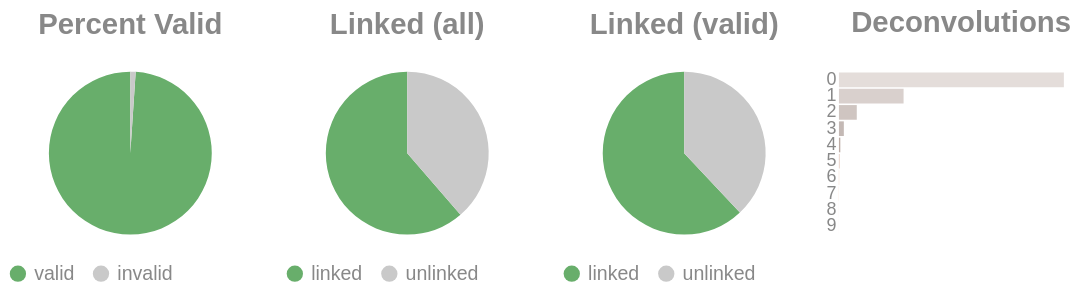

The notebook cell saved with this chart:
### Code cell
if SKIPLR:
    pass
else:
    clash = Counter()
    for i in valids['molecule'].to_list():
        _mol = i.split("-")
        if len(_mol) == 1:
            clash.update('0')
        else:
            clash.update(_mol[-1])

    _d = {"deconvolutions": [], 'count': []}
    for k,v in clash.items():
        _d['deconvolutions'].append(k)
        _d['count'].append(v)

    tot_valid = valids['reads'].sum()
    mask = valids['reads'] >= 2
    n_linked_reads = valids.filter(mask)['reads'].sum()
    if n_linked_reads == 0:
        print_html("No linked molecules (>=2 reads) were detected; skipping linked-only distributions.")
        SKIPLR = True
    else:
        perc_valid = round(tot_valid / n_reads, 4)
        linked_perc_abs = round(n_linked_reads / n_reads, 4)
        linked_perc = round(n_linked_reads / tot_valid, 4)

    _valid = pl.DataFrame({"valids": ['valid', 'invalid'], "count": [tot_valid, n_reads - tot_valid]})
    _linked_abs = pl.DataFrame({"linked (absolute)": ['linked', 'unlinked'], "count": [n_linked_reads, n_reads - n_linked_reads]})
    _linked_rel = pl.DataFrame({"linked (valids)": ['linked', 'unlinked'], "count": [n_linked_reads, tot_valid - n_linked_reads]})

    (
        alt.hconcat(
            piechart(_valid, goodval = 'valid', title = "Percent Valid"),
            piechart(_linked_abs, goodval = "linked", title =  "Linked (all)"),
            piechart(_linked_rel, goodval = "linked", title =  "Linked (valid)"),
            convolutionbar(pl.DataFrame(_d), title = "Deconvolutions"),
            center = True,
            bounds = 'flush'
        )
        .resolve_scale(color='independent')
        .resolve_legend('independent')
        .properties(usermeta={'embedOptions': {"actions": False}})
    ).display()

### Figure 1 — Vega-Lite specification as saved in the notebook (floating-point values rounded to 4 significant figures)
{"width": "container", "height": 400, "config": {"title": {"anchor": "start", "dy": -15, "fontSize": 18, "color": "#888888", "subtitleColor": "#888888", "subtitleFontSize": 14}, "arc": {"fill": "#0072B2"}, "axis": {"domainColor": "#888888", "domainWidth": 0.5, "gridWidth": 0.2, "grid": false, "titleFontWeight": 400, "titleFontSize": 15, "labelFontSize": 11, "labelColor": "#888888", "tickColor": "#888888", "tickWidth": 0.2, "titleColor": "#888888"}, "axisBand": {"grid": false}, "axisX": {"grid": true, "tickSize": 10, "domainCap": "round"}, "axisY": {"domain": false, "grid": true, "tickSize": 0, "domainCap": "round"}, "background": "transparent", "header": {"labelFontSize": 15, "labelColor": "#888888", "titleFontSize": 15, "titleFontWeight": 600, "titleColor": "#888888"}, "legend": {"labelFont": "sans-serif", "labelFontSize": 12, "labelColor": "#888888", "symbolSize": 100, "symbolType": "circle", "titleFontSize": 12, "titlePadding": 10, "titleColor": "#888888", "title": null}, "range": {"category": ["#E69F00", "#56B4E9", "#009E73", "#F0E442", "#0072B2", "#D55E00", "#CC79A7", "#000000"], "diverging": ["#cfe8f3", "#a2d4ec", "#73bfe2", "#46abdb", "#1696d2", "#12719e"]}, "area": {"fill": "#0072B2", "fillOpacity": 0.7, "line": true, "strokeOpacity": 0.7}, "line": {"color": "#0072B2", "stroke": "#0072B2", "strokeWidth": 2}, "trail": {"color": "#0072B2", "stroke": "#0072B2", "strokeWidth": 0, "size": 1}, "point": {"filled": true, "fillOpacity": 1.0, "size": 95}, "text": {"color": "#888888", "fontSize": 11, "align": "right", "fontWeight": 400, "size": 11}, "bar": {"fill": "#0072B2", "stroke": null}, "view": {"stroke": null, "continuousWidth": 660, "continuousHeight": 400}}, "hconcat": [{"data": {"name": "data-750b2bc8bab079faf7c70e2021c6f1e2"}, "mark": {"type": "arc"}, "encoding": {"color": {"field": "valids", "legend": {"orient": "bottom", "title": null}, "scale": {"domain": ["valid", "invalid"], "range": ["#68ae6b", "#C9C9C9"]}, "title": "Valids", "type": "nominal"}, "theta": {"field": "count", "type": "quantitative"}, "tooltip": [{"field": "valids", "title": "Valids", "type": "ordinal"}, {"field": "percent", "format": ".2%", "title": "Percent", "type": "quantitative"}, {"field": "count", "title": "Count", "type": "quantitative"}]}, "height": 100, "title": {"text": "Percent Valid", "align": "center", "anchor": "middle"}, "transform": [{"calculate": "datum.count / 20161874", "as": "percent"}], "width": 150}, {"data": {"name": "data-7080adebed691663afe7254ea083db9f"}, "mark": {"type": "arc"}, "encoding": {"color": {"field": "linked (absolute)", "legend": {"orient": "bottom", "title": null}, "scale": {"domain": ["linked", "unlinked"], "range": ["#68ae6b", "#C9C9C9"]}, "title": "Linked (Absolute)", "type": "nominal"}, "theta": {"field": "count", "type": "quantitative"}, "tooltip": [{"field": "linked (absolute)", "title": "Linked (Absolute)", "type": "ordinal"}, {"field": "percent", "format": ".2%", "title": "Percent", "type": "quantitative"}, {"field": "count", "title": "Count", "type": "quantitative"}]}, "height": 100, "title": {"text": "Linked (all)", "align": "center", "anchor": "middle"}, "transform": [{"calculate": "datum.count / 20161874", "as": "percent"}], "width": 150}, {"data": {"name": "data-f8f38cbc4a59a3483528d6d1719503a6"}, "mark": {"type": "arc"}, "encoding": {"color": {"field": "linked (valids)", "legend": {"orient": "bottom", "title": null}, "scale": {"domain": ["linked", "unlinked"], "range": ["#68ae6b", "#C9C9C9"]}, "title": "Linked (Valids)", "type": "nominal"}, "theta": {"field": "count", "type": "quantitative"}, "tooltip": [{"field": "linked (valids)", "title": "Linked (Valids)", "type": "ordinal"}, {"field": "percent", "format": ".2%", "title": "Percent", "type": "quantitative"}, {"field": "count", "title": "Count", "type": "quantitative"}]}, "height": 100, "title": {"text": "Linked (valid)", "align": "center", "anchor": "middle"}, "transform": [{"calculate": "datum.count / 19949850", "as": "percent"}], "width": 150}, {"data": {"name": "data-09876245a57da8d049d368a44349de21"}, "mark": {"type": "bar"}, "encoding": {"color": {"field": "deconvolutions", "legend": null, "scale": {"scheme": "lightgreyred"}, "type": "nominal"}, "tooltip": [{"field": "deconvolutions", "title": "Deconvolutions", "type": "ordinal"}, {"field": "percent", "format": ".2%", "title": "Percent", "type": "quantitative"}, {"field": "count", "title": "Count", "type": "quantitative"}], "x": {"axis": null, "field": "count", "type": "quantitative"}, "y": {"field": "deconvolutions", "sort": "ascending", "title": null, "type": "nominal"}}, "height": 100, "title": {"text": "Deconvolutions", "align": "center", "anchor": "middle"}, "transform": [{"calculate": "datum.count / 11576647", "as": "percent"}], "width": 150}], "bounds": "flush", "center": true, "resolve": {"legend": {"angle": "independent"}, "scale": {"color": "independent"}}, "usermeta": {"embedOptions": {"actions": false}}, "$schema": "https://vega.github.io/schema/vega-lite/v6.4.1.json", "datasets": {"data-750b2bc8bab079faf7c70e2021c6f1e2": [{"valids": "valid", "count": 19949850}, {"valids": "invalid", "count": 212024}], "data-7080adebed691663afe7254ea083db9f": [{"linked (absolute)": "linked", "count": 12366095}, {"linked (absolute)": "unlinked", "count": 7795779}], "data-f8f38cbc4a59a3483528d6d1719503a6": [{"linked (valids)": "linked", "count": 12366095}, {"linked (valids)": "unlinked", "count": 7583755}], "data-09876245a57da8d049d368a44349de21": [{"deconvolutions": "0", "count": 8284505}, {"deconvolutions": "1", "count": 2380961}, {"deconvolutions": "2", "count": 657210}, {"deconvolutions": "3", "count": 180582}, {"deconvolutions": "4", "count": 50813}, {"deconvolutions": "5", "count": 15092}, {"deconvolutions": "6", "count": 4837}, {"deconvolutions": "7", "count": 1698}, {"deconvolutions": "8", "count": 659}, {"deconvolutions": "9", "count": 290}]}}
